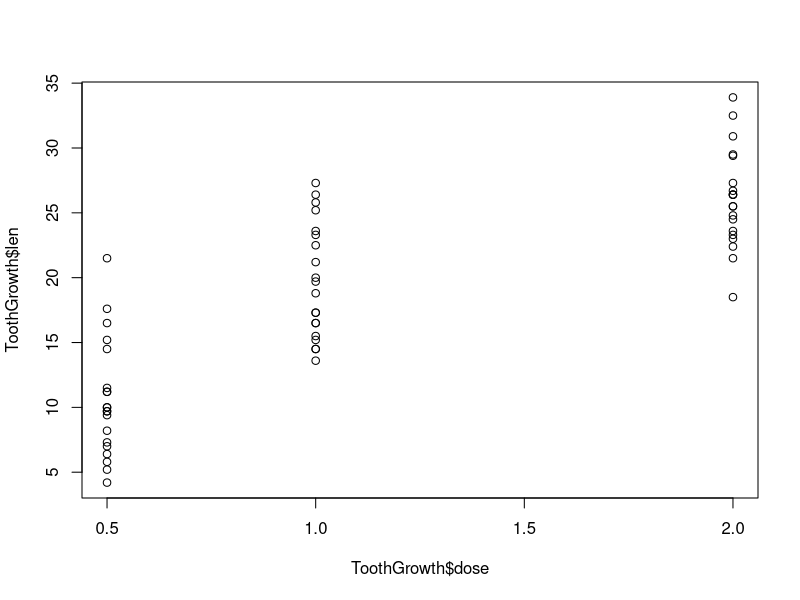
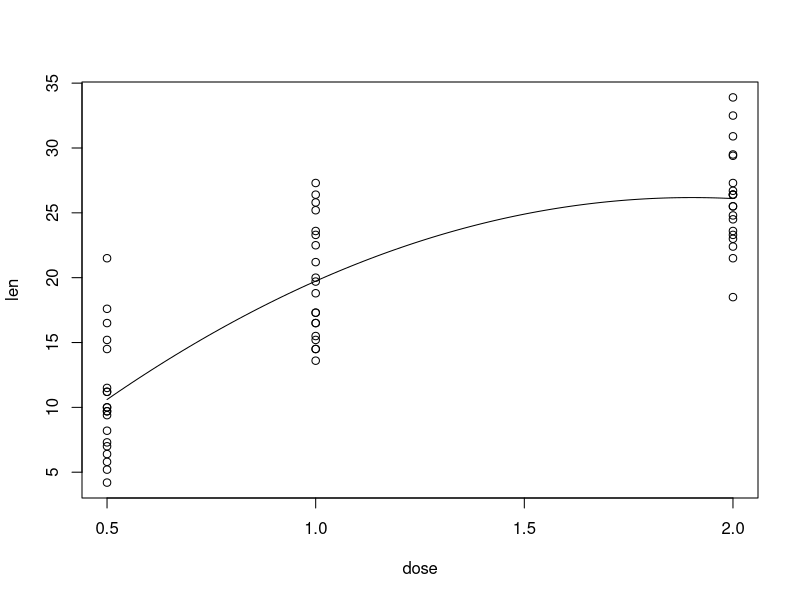
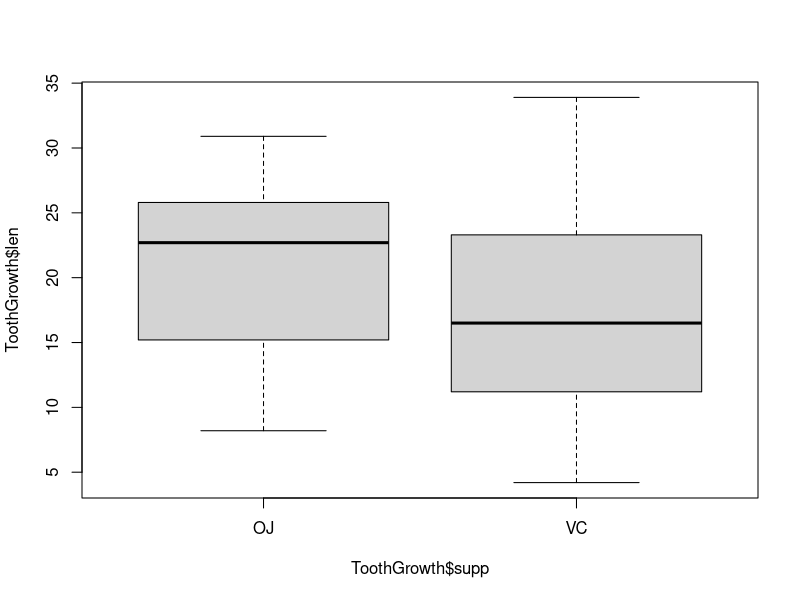

The R source for these figures, in order:
## part 3 til undervisning fra sidste gang (jeg var der ikke til det sidste undervisning)
mod1=lm(dist ~ speed, data=cars); mod1

class(mod1)
#we will come across lm often

head(ToothGrowth)

plot(ToothGrowth$len ~ ToothGrowth$dose)

modteeth1=lm(len ~ dose, data=ToothGrowth);modteeth1
alfa1=coef(modteeth1)
plot(len ~ dose, data=ToothGrowth)
#abline(alfa1)
modteeth2=lm(len ~ dose+I(dose^2), data=ToothGrowth);modteeth2
alfa2=coef(modteeth2)
curve( alfa2[1]+alfa2[2]*x+alfa2[3]*x^2,0.5,2,add = TRUE)

modteeth3=lm(len ~ dose+I(dose^2)+I(dose^3), data=ToothGrowth);modteeth2
alfa3=coef(modteeth3)
curve( alfa3[1]+alfa3[2]*x+alfa3[3]*x^2+alfa3[4]*x^3,0.5,2,add = TRUE)

plot(ToothGrowth$len ~ ToothGrowth$supp)
mod3 <- lm(len ~ supp, data = ToothGrowth); mod3
